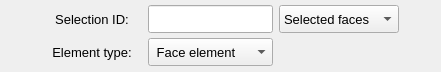
       <widget class="QFrame" name="frame_4">
        <property name="minimumSize">
         <size>
          <width>360</width>
          <height>72</height>
         </size>
        </property>
        <property name="maximumSize">
         <size>
          <width>16777215</width>
          <height>72</height>
         </size>
        </property>
        <property name="frameShape">
         <enum>QFrame::NoFrame</enum>
        </property>
        <property name="frameShadow">
         <enum>QFrame::Raised</enum>
        </property>
        <layout class="QGridLayout" name="gridLayout_5">
         <property name="leftMargin">
          <number>2</number>
         </property>
         <property name="topMargin">
          <number>2</number>
         </property>
         <property name="rightMargin">
          <number>2</number>
         </property>
         <property name="bottomMargin">
          <number>2</number>
         </property>
         <property name="horizontalSpacing">
          <number>6</number>
         </property>
         <property name="verticalSpacing">
          <number>2</number>
         </property>
         <item row="0" column="0">
          <spacer name="horizontalSpacer_6">
           <property name="orientation">
            <enum>Qt::Horizontal</enum>
           </property>
           <property name="sizeHint" stdset="0">
            <size>
             <width>40</width>
             <height>20</height>
            </size>
           </property>
          </spacer>
         </item>
         <item row="0" column="2">
          <widget class="QLineEdit" name="lineEdit_selection_id">
           <property name="minimumSize">
            <size>
             <width>120</width>
             <height>28</height>
            </size>
           </property>
           <property name="maximumSize">
            <size>
             <width>140</width>
             <height>28</height>
            </size>
           </property>
           <property name="font">
            <font>
             <family>MS Shell Dlg 2</family>
             <pointsize>10</pointsize>
             <weight>50</weight>
             <italic>false</italic>
             <bold>false</bold>
            </font>
           </property>
           <property name="focusPolicy">
            <enum>Qt::ClickFocus</enum>
           </property>
           <property name="styleSheet">
            <string notr="true"/>
           </property>
           <property name="alignment">
            <set>Qt::AlignCenter</set>
           </property>
          </widget>
         </item>
         <item row="0" column="4">
          <spacer name="horizontalSpacer_9">
           <property name="orientation">
            <enum>Qt::Horizontal</enum>
           </property>
           <property name="sizeHint" stdset="0">
            <size>
             <width>40</width>
             <height>20</height>
            </size>
           </property>
          </spacer>
         </item>
         <item row="0" column="1">
          <widget class="QLabel" name="label_2">
           <property name="minimumSize">
            <size>
             <width>100</width>
             <height>28</height>
            </size>
           </property>
           <property name="maximumSize">
            <size>
             <width>100</width>
             <height>28</height>
            </size>
           </property>
           <property name="font">
            <font>
             <family>MS Shell Dlg 2</family>
             <pointsize>10</pointsize>
             <weight>50</weight>
             <italic>false</italic>
             <bold>false</bold>
            </font>
           </property>
           <property name="text">
            <string>Selection ID:</string>
           </property>
           <property name="alignment">
            <set>Qt::AlignCenter</set>
           </property>
          </widget>
         </item>
         <item row="1" column="1">
          <widget class="QLabel" name="label_3">
           <property name="minimumSize">
            <size>
             <width>100</width>
             <height>28</height>
            </size>
           </property>
           <property name="maximumSize">
            <size>
             <width>100</width>
             <height>28</height>
            </size>
           </property>
           <property name="font">
            <font>
             <family>MS Shell Dlg 2</family>
             <pointsize>10</pointsize>
             <weight>50</weight>
             <italic>false</italic>
             <bold>false</bold>
            </font>
           </property>
           <property name="text">
            <string>Element type:</string>
           </property>
           <property name="alignment">
            <set>Qt::AlignCenter</set>
           </property>
          </widget>
         </item>
         <item row="1" column="2">
          <widget class="QComboBox" name="comboBox_element_type">
           <property name="minimumSize">
            <size>
             <width>120</width>
             <height>28</height>
            </size>
           </property>
           <property name="maximumSize">
            <size>
             <width>140</width>
             <height>28</height>
            </size>
           </property>
           <property name="font">
            <font>
             <pointsize>10</pointsize>
            </font>
           </property>
           <item>
            <property name="text">
             <string> Face element</string>
            </property>
           </item>
           <item>
            <property name="text">
             <string> Solid element</string>
            </property>
           </item>
          </widget>
         </item>
         <item row="0" column="3">
          <widget class="QComboBox" name="comboBox_attribution_type">
           <property name="minimumSize">
            <size>
             <width>0</width>
             <height>28</height>
            </size>
           </property>
           <property name="maximumSize">
            <size>
             <width>16777215</width>
             <height>28</height>
            </size>
           </property>
           <property name="font">
            <font>
             <pointsize>10</pointsize>
            </font>
           </property>
           <item>
            <property name="text">
             <string>Selected faces</string>
            </property>
           </item>
           <item>
            <property name="text">
             <string>Selected lines</string>
            </property>
           </item>
           <item>
            <property name="text">
             <string>Selected nodes</string>
            </property>
           </item>
          </widget>
         </item>
        </layout>
       </widget>
